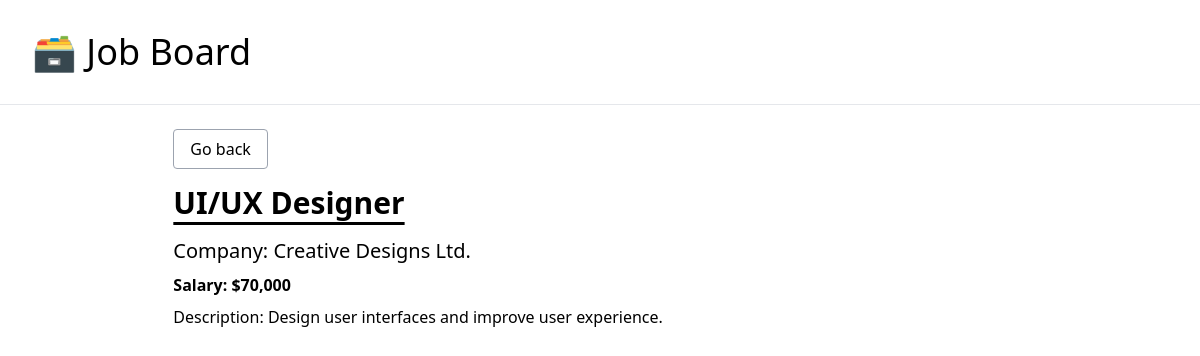
/job/7, run on the app's committed database.
### job_board/models.py (models this page shows, shortened)
class JobPosting(models.Model):
    title = models.CharField(max_length=100)
    description = models.TextField()
    company = models.CharField(max_length=100)
    salary = models.IntegerField()
    is_active = models.BooleanField(default=False)

### job_board/views.py (the view)
# urls.py: path("job/<int:pk>", job_detail, name="job-detail"),
def job_detail(request, pk):
    job_postings = get_object_or_404(JobPosting, pk=pk, is_active=True)
    context = {"posting": job_postings}
    return render(request, "job_board/detail.html", context)

### job_board/templates/job_board/detail.html
{% extends 'job_board/_base.html' %}
{% load humanize %}
{% block content %}
<div class="w-10/12 mx-auto">
    <p class="pb-6"><a href="{% url 'home' %}" class="border border-gray-400 rounded px-4 py-2 hover:bg-gray-200">Go back</a></p>
    <h1 class="text-3xl font-semibold pb-4 underline underline-offset-8">{{posting.title}}</h1>
    <p class="pb-2 text-xl">Company: {{posting.company}}</p>
    <p class="pb-2 font-semibold">Salary: ${{posting.salary|intcomma}}</p>
    <p>Description: {{posting.description}}</p>
</div>
{% endblock content %}

### data on the page
JobPosting: title "UI/UX Designer", company "Creative Designs Ltd.", salary "70,000", description "Design user interfaces and improve user experience."
